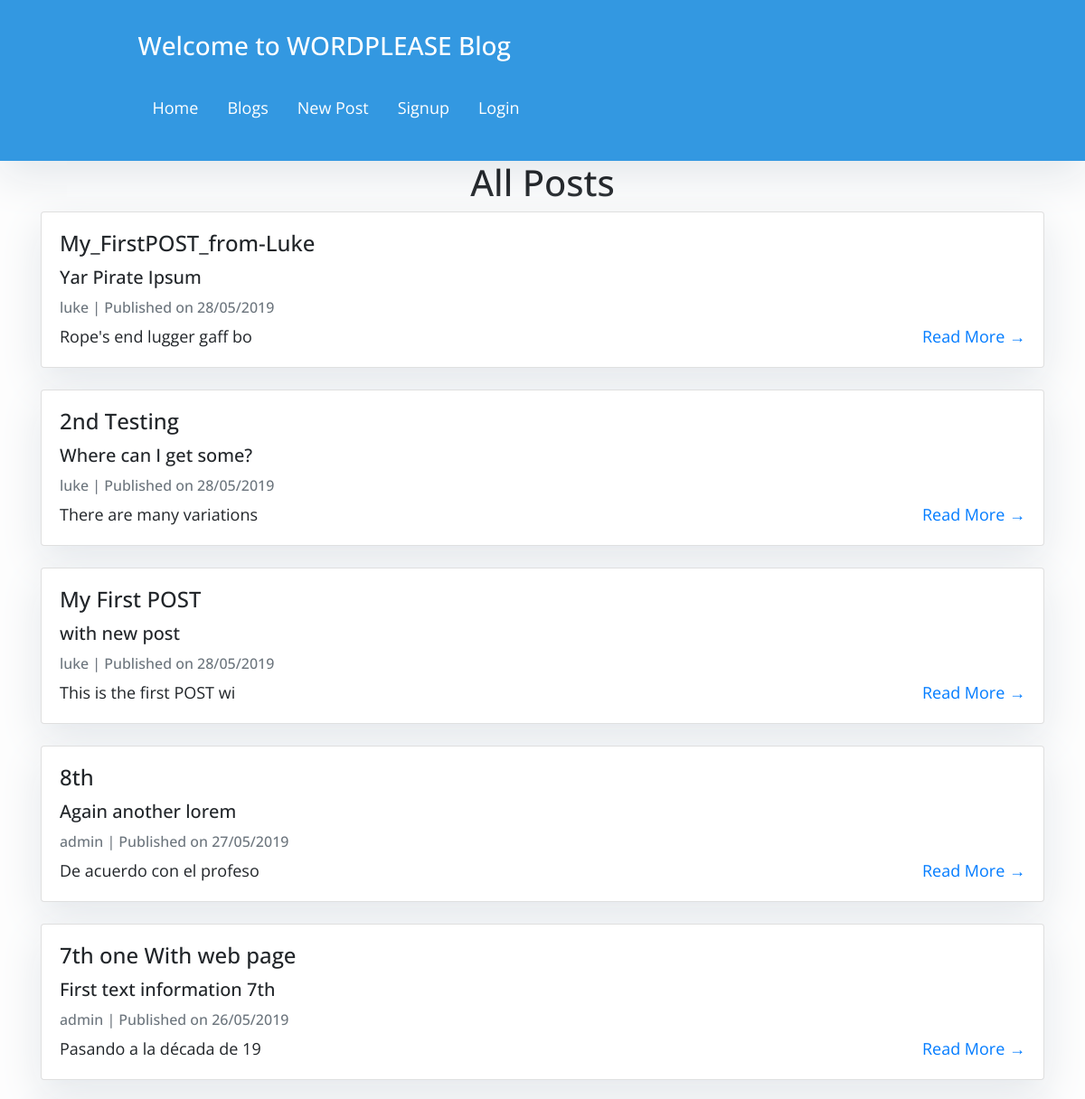
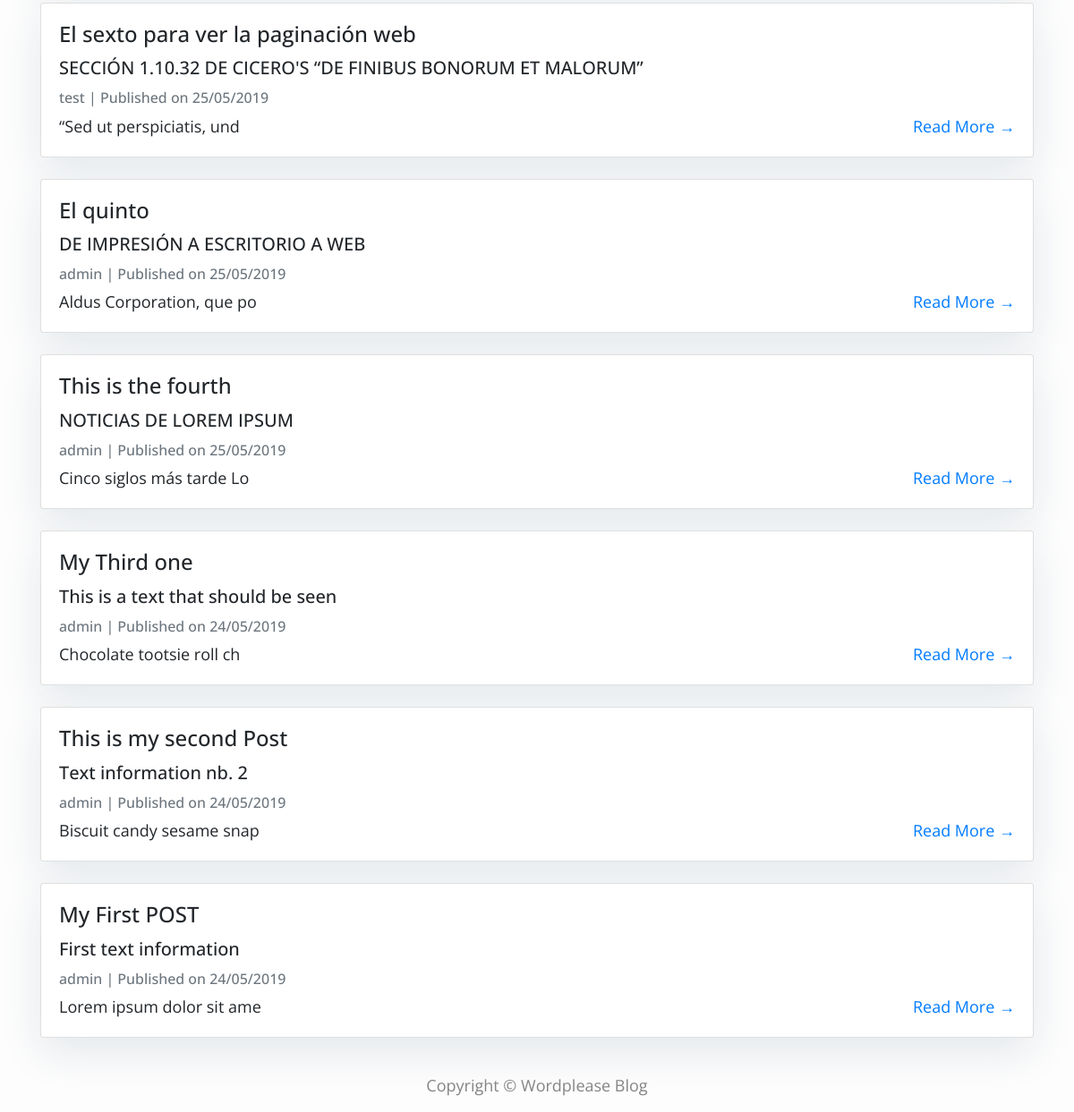
The app's page /blogs/ with its own data (2 pictures, top to bottom).
### blogs/models.py (models this page shows, shortened)
class Blog(models.Model):
    IMPORTANT = 'IMP'
    INFORMATION = 'INF'
    NOTE = 'NOT'
    LICENSES = [
        [IMPORTANT, 'Important'],
        [INFORMATION, 'Information'],
        [NOTE, 'Note']
    ]
    title = models.CharField(max_length=150)
    text = models.CharField(max_length=150)
    description = models.TextField(null=True, blank=True)
    url = models.URLField()
    creation_date = models.DateTimeField(auto_now_add=True)
    modification_date = models.DateTimeField(auto_now=True)
    category = models.CharField(max_length=3, choices=LICENSES, default=INFORMATION)
    owner = models.ForeignKey(User, related_name='blogs', on_delete=models.CASCADE)

### blogs/views.py (the view)
# urls.py: path('blogs/', BlogListView.as_view(), name='blog_all')
class BlogListView(View):
    def get(self, request):
        blogs = Blog.objects.all().order_by('-creation_date')
        context = {'latest_blog': blogs}
        html = render(request, 'list.html', context)
        return HttpResponse(html)

### blogs/templates/list.html (shortened to what this page needs)
{% extends "base.html" %}
{% block content %}
<div class="container">
    <h1 style="text-align: center">All Posts</h1>
        <div>
            {% for blog in latest_blog %}
            <div class="card mb-4">
                <div class="card-body">
                    <h4 class="card-title">{{ blog.title }} </h4>
                    <h5 class="card-title"> {{ blog.text }}</h5>
                    <p class="card-text text-muted h6">{{ blog.owner }} | Published on {{ blog.creation_date|date:'d/m/Y' }}</p>
                    <p class="card-text">{{blog.description|slice:":25" }}
                    <a href="{% url 'blog_detail' blog.owner blog.pk %}" class="right"> Read More &rarr;</a></p>
                </div>
            </div>
            {% endfor %}
        </div>
</div>
{%endblock%}

### ui/templates/base.html (shortened to what this page needs)
<!DOCTYPE html>
<html>
    <head>
        <link rel="stylesheet" href="https://maxcdn.bootstrapcdn.com/bootstrap/4.0.0/css/bootstrap.min.css"
 />
    </head>
    <body>
<header class="masthead">
    <div class="overlay">
        <div class="container">
            <div class=" col-md-8 col-md-10 mx-auto">
                <div class="site-heading">
                    <a href="{% url 'home' %}" style="text-decoration: none">
                        <h3 class="site-heading my-4 mt-3 text-white"> Welcome to WORDPLEASE Blog </h3></a>
                        <ul>
                            <li><a style="text-decoration: none" href="{% url 'home' %}">Home</p></a>
                            <li><a style="text-decoration: none" href="{% url 'blog_all' %}">Blogs</p></a>
                            <li><a style="text-decoration: none" href="{% url 'new_blog' %}">New Post</p></a>
                            <li><a style="text-decoration: none" href="{% url 'home' %}">Signup</p></a>
                            {% if user.is_authenticated %} <li><a style="text-decoration: none" href="{% url 'logout' %}">Logout</a></li>
                            {% else %} <li><a style="text-decoration: none" href="{% url 'login' %}">Login</a></li>
                            {% endif %}
                        </ul>
                </div>
            </div>
        </div>
    </div>
</header>
        {% block content %}{% endblock content %}
        <footer class="py-3 bg-grey">
            <p class="footer_text m-0 text-center">Copyright &copy; Wordplease Blog</p>
        </footer>
    </body>
</html>

### ui/templates/base.html (style rules this page uses)
body { font-family: "Open Sans", sans-serif; font-size: 18px; background-color: #fdfdfd; }
.masthead { background: #3398E1; height: auto; padding-bottom: 15px; box-shadow: 0 16px 48px #E3E7EB; padding-top: 10px; }
.footer_text { color: gray; }
ul { list-style-type: none; margin: 0; padding: 0; overflow: hidden; }
li { float: left; }
li a { display: block; color: white; text-align: center; padding: 14px 16px; text-decoration: none; }

### blogs/templates/list.html (style rules this page uses)
body { font-family: "Open Sans", sans-serif; font-size: 18px; background-color: #fdfdfd; }
.card { box-shadow: 0 16px 48px #E3E7EB; }
.right { float: right; }

### records on screen
Blog: title "My_FirstPOST_from-Luke", text "Yar Pirate Ipsum", owner "luke", creation_date "28/05/2019", description "Rope's end lugger gaff bo"
Blog: title "2nd Testing", text "Where can I get some?", owner "luke", creation_date "28/05/2019", description "There are many variations"
Blog: title "My First POST", text "with new post", owner "luke", creation_date "28/05/2019", description "This is the first POST wi"
Blog: title "8th", text "Again another lorem", owner "admin", creation_date "27/05/2019", description "De acuerdo con el profeso"
Blog: title "7th one With web page", text "First text information 7th", owner "admin", creation_date "26/05/2019", description "Pasando a la década de 19"
Blog: title "El sexto para ver la paginación web", text "SECCIÓN 1.10.32 DE CICERO'S “DE FINIBUS BONORUM ET MALORUM”", owner "test", creation_date "25/05/2019", description "“Sed ut perspiciatis, und"
Blog: title "El quinto", text "DE IMPRESIÓN A ESCRITORIO A WEB", owner "admin", creation_date "25/05/2019", description "Aldus Corporation, que po"
Blog: title "This is the fourth", text "NOTICIAS DE LOREM IPSUM", owner "admin", creation_date "25/05/2019", description "Cinco siglos más tarde Lo"
Blog: title "My Third one", text "This is a text that should be seen", owner "admin", creation_date "24/05/2019", description "Chocolate tootsie roll ch"
Blog: title "This is my second Post", text "Text information nb. 2", owner "admin", creation_date "24/05/2019", description "Biscuit candy sesame snap"
Blog: title "My First POST", text "First text information", owner "admin", creation_date "24/05/2019", description "Lorem ipsum dolor sit ame"
